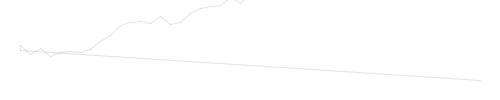
Frame 1 (no input)
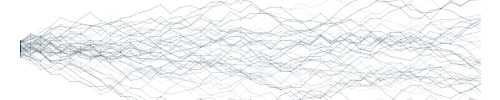
Frame 60 (the mouse pressed at the canvas centre just before this capture)
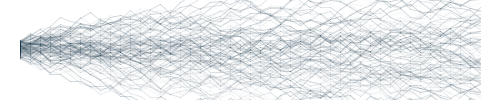
Frame 120 (the mouse held since frame 60 and released just before this capture)

The Processing sketch that drew these frames (run headless with seeded random() and noise(); from frame 60 on, the mouse is pressed at the canvas centre):

// Processing sketch: processing_117019
// ── processing_117019.pde

//practice random and for loop
//Stella Wang, Tainan, 2013/10/23

void setup() {
  size(500, 100);
  //noLoop();
  background(255);
  strokeWeight(1);
  stroke(0, 30);
  line(20, 50, 480, 80);
}

void draw() {
  float a = random(50);
  stroke(20, 50, 70, a);
  float xstep = 10;
  float ystep = 10;
  float lastx = 20;
  float lasty = 50;
  float y = 50;
  int border = 20;
  for (int x=border; x<=width-border;
     x+=xstep) {
      ystep = random(20)-10;
    y += ystep;
    line(x, y, lastx, lasty);
    lastx = x;
    lasty = y;
  }
}
